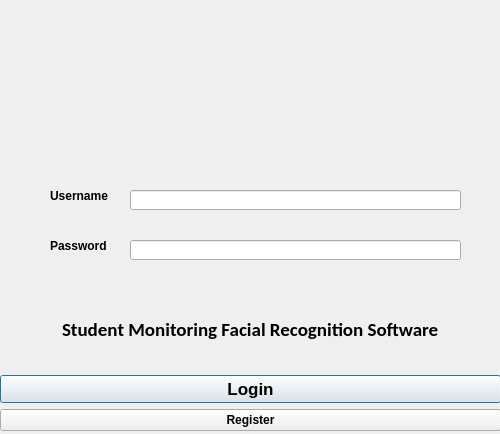
<?xml version="1.0" encoding="UTF-8"?>
<ui version="4.0">
 <class>Dialog</class>
 <widget class="QDialog" name="Dialog">
  <property name="geometry">
   <rect>
    <x>0</x>
    <y>0</y>
    <width>500</width>
    <height>434</height>
   </rect>
  </property>
  <property name="maximumSize">
   <size>
    <width>800</width>
    <height>680</height>
   </size>
  </property>
  <property name="windowTitle">
   <string>Face Recognition Time Attendance App</string>
  </property>
  <property name="windowIcon">
   <iconset>
    <normaloff>icon1.png</normaloff>icon1.png</iconset>
  </property>
  <property name="styleSheet">
   <string notr="true"/>
  </property>
  <widget class="QLabel" name="logolabel">
   <property name="geometry">
    <rect>
     <x>-10</x>
     <y>20</y>
     <width>511</width>
     <height>141</height>
    </rect>
   </property>
   <property name="text">
    <string/>
   </property>
   <property name="pixmap">
    <pixmap>Icons/Picture2.png</pixmap>
   </property>
  </widget>
  <widget class="QWidget" name="verticalLayoutWidget">
   <property name="geometry">
    <rect>
     <x>0</x>
     <y>290</y>
     <width>501</width>
     <height>141</height>
    </rect>
   </property>
   <layout class="QVBoxLayout" name="verticalLayout">
    <item>
     <layout class="QHBoxLayout" name="horizontalLayout">
      <item alignment="Qt::AlignHCenter">
       <widget class="QLabel" name="filelabel">
        <property name="font">
         <font>
          <family>Calibri</family>
          <pointsize>14</pointsize>
          <weight>75</weight>
          <italic>false</italic>
          <bold>true</bold>
          <underline>false</underline>
          <strikeout>false</strikeout>
         </font>
        </property>
        <property name="text">
         <string>Student Monitoring Facial Recognition Software</string>
        </property>
       </widget>
      </item>
     </layout>
    </item>
    <item>
     <widget class="QPushButton" name="runButton">
      <property name="font">
       <font>
        <family>Arial</family>
        <pointsize>13</pointsize>
        <weight>75</weight>
        <bold>true</bold>
       </font>
      </property>
      <property name="text">
       <string>Login</string>
      </property>
      <property name="icon">
       <iconset>
        <normaloff>Icons/login.png</normaloff>Icons/login.png</iconset>
      </property>
      <property name="iconSize">
       <size>
        <width>20</width>
        <height>20</height>
       </size>
      </property>
     </widget>
    </item>
    <item>
     <widget class="QPushButton" name="pushButton">
      <property name="font">
       <font>
        <weight>75</weight>
        <bold>true</bold>
       </font>
      </property>
      <property name="text">
       <string>Register</string>
      </property>
      <property name="icon">
       <iconset>
        <normaloff>Icons/key.png</normaloff>Icons/key.png</iconset>
      </property>
     </widget>
    </item>
   </layout>
  </widget>
  <widget class="QLabel" name="label">
   <property name="geometry">
    <rect>
     <x>50</x>
     <y>180</y>
     <width>61</width>
     <height>31</height>
    </rect>
   </property>
   <property name="font">
    <font>
     <weight>75</weight>
     <bold>true</bold>
    </font>
   </property>
   <property name="text">
    <string>Username :</string>
   </property>
  </widget>
  <widget class="QLabel" name="label_2">
   <property name="geometry">
    <rect>
     <x>50</x>
     <y>230</y>
     <width>61</width>
     <height>31</height>
    </rect>
   </property>
   <property name="font">
    <font>
     <weight>75</weight>
     <bold>true</bold>
    </font>
   </property>
   <property name="text">
    <string>Password :</string>
   </property>
  </widget>
  <widget class="QLineEdit" name="lineEdit">
   <property name="geometry">
    <rect>
     <x>130</x>
     <y>190</y>
     <width>331</width>
     <height>20</height>
    </rect>
   </property>
  </widget>
  <widget class="QLineEdit" name="lineEdit_2">
   <property name="geometry">
    <rect>
     <x>130</x>
     <y>240</y>
     <width>331</width>
     <height>20</height>
    </rect>
   </property>
  </widget>
 </widget>
 <resources>
  <include location="resource.qrc"/>
 </resources>
 <connections/>
</ui>
